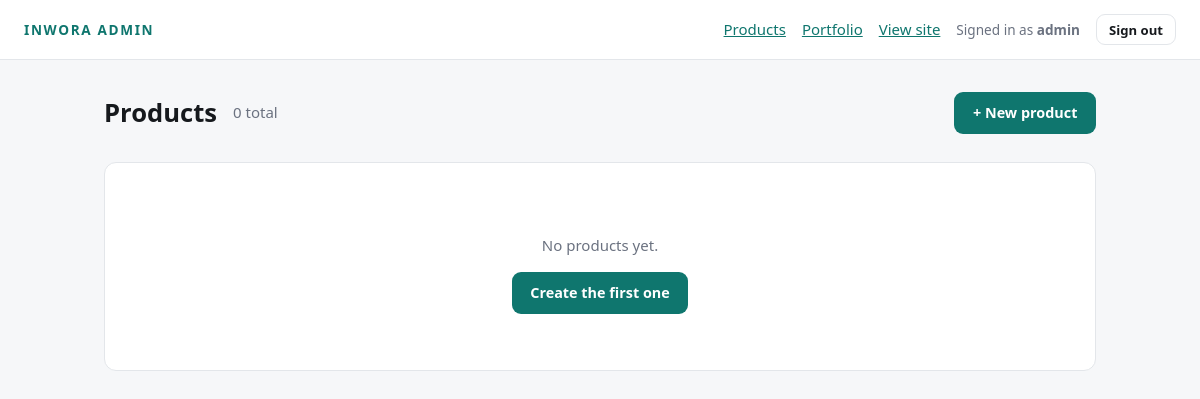
/admin/products (signed in), run on an earlier commit of the app's database.
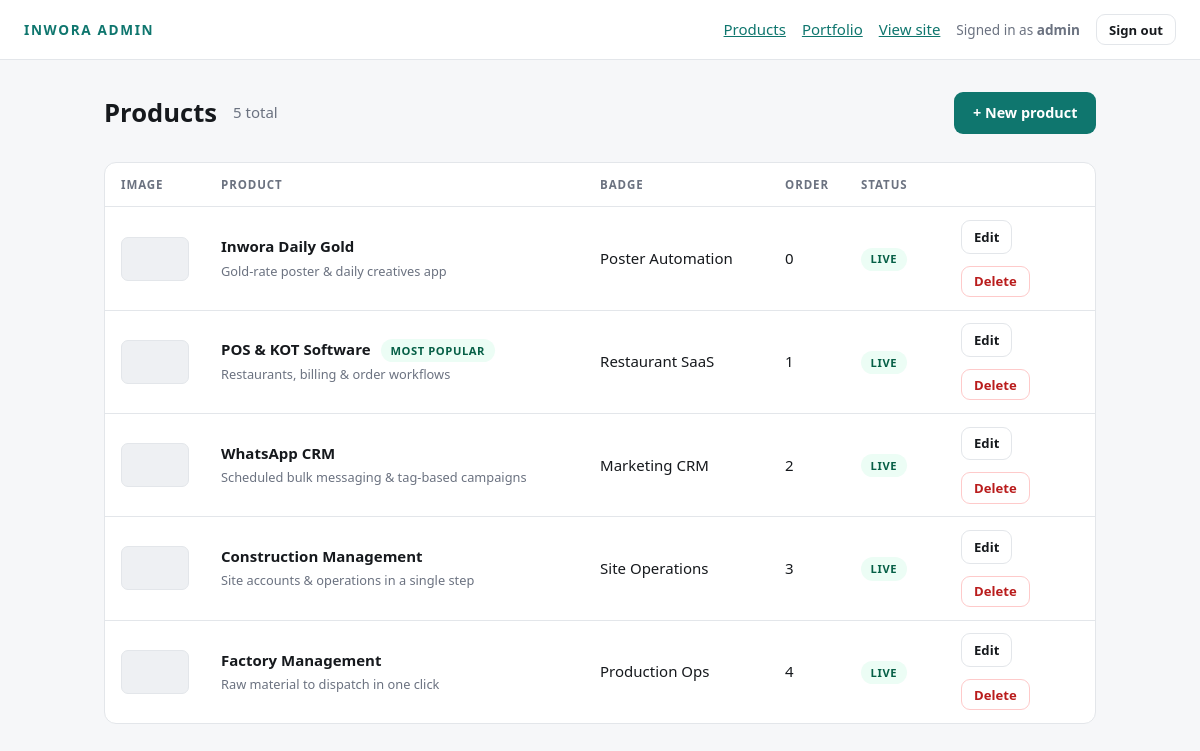
And on a later commit of the database.
### tables this page shows
CREATE TABLE IF NOT EXISTS `products` (
  `id`             INT UNSIGNED NOT NULL AUTO_INCREMENT,
  `slug`           VARCHAR(160) NOT NULL,
  `title`          VARCHAR(200) NOT NULL,
  `subtitle`       VARCHAR(255) NOT NULL DEFAULT '',
  `badge`          VARCHAR(120) NOT NULL DEFAULT '',
  `tagline`        VARCHAR(255) NOT NULL DEFAULT '',
  `description`    TEXT         NOT NULL,
  `overview`       LONGTEXT     NULL,
  `icon`           VARCHAR(60)  NOT NULL DEFAULT 'Boxes',
  `image`          VARCHAR(500) NOT NULL DEFAULT '',
  `video_type`     ENUM('youtube', 'upload') NULL DEFAULT NULL,
  `video_url`      VARCHAR(500) NULL,
  `video_file`     VARCHAR(500) NULL,
  `live_url`       VARCHAR(500) NULL,
  `play_store_url` VARCHAR(500) NULL,
  `is_featured`    TINYINT(1)   NOT NULL DEFAULT 0,
  `sort_order`     INT          NOT NULL DEFAULT 0,
  `is_published`   TINYINT(1)   NOT NULL DEFAULT 1,
  `created_at`     TIMESTAMP    NOT NULL DEFAULT CURRENT_TIMESTAMP,
  `updated_at`     TIMESTAMP    NOT NULL DEFAULT CURRENT_TIMESTAMP ON UPDATE CURRENT_TIMESTAMP,
  PRIMARY KEY (`id`),
  UNIQUE KEY `uq_products_slug` (`slug`),
  KEY `idx_products_listing` (`is_published`, `sort_order`)
);

### admin/controller.php (called while the page is built, shortened)
<?php
require_once dirname(__DIR__) . '/src/helpers.php';
require_once dirname(__DIR__) . '/src/Auth.php';
require_once dirname(__DIR__) . '/src/ProductRepository.php';
function view(string $name, array $data = []): void
{
    extract($data, EXTR_SKIP);
    require __DIR__ . '/views/' . $name . '.php';
    $content = ob_get_clean();
    require __DIR__ . '/views/layout.php';
    exit;
}
function admin_products_index(): void
{
    $repo = new ProductRepository();
    view('products', [
        'title'    => 'Products',
        'products' => $repo->all(),
    ]);
}

### src/helpers.php (called while the page is built, shortened)
<?php
require_once dirname(__DIR__) . '/config/env.php';
function base_url(): string
{
    static $base = null;
    if ($base !== null) {
        return $base;
    }
    $host = $_SERVER['HTTP_HOST'] ?? '';
    $https = (!empty($_SERVER['HTTPS']) && strtolower((string) $_SERVER['HTTPS']) !== 'off')
        || (($_SERVER['HTTP_X_FORWARDED_PROTO'] ?? '') === 'https');
    $prefix = rtrim(parse_url(env('APP_URL', ''), PHP_URL_PATH) ?: '', '/');
    return $base = ($https ? 'https' : 'http') . '://' . $host . $prefix;
}
function url(string $path = ''): string
{
    $cleanPath = '/' . ltrim($path, '/');
    return base_url() . $cleanPath;
}
function e(?string $value): string
{
    return htmlspecialchars($value ?? '', ENT_QUOTES | ENT_SUBSTITUTE, 'UTF-8');
}

### config/env.php (called while the page is built, shortened)
<?php
function env(string $key, ?string $default = null): ?string
{
    if (isset($_ENV[$key])) {
        return $_ENV[$key];
    }
    $value = getenv($key);
    return $value !== false ? $value : $default;
}

### src/Auth.php (called while the page is built, shortened)
<?php
require_once dirname(__DIR__) . '/config/database.php';
require_once __DIR__ . '/helpers.php';
class Auth
{
    public static function check(): bool
    {
        return !empty($_SESSION['admin_id']);
    }
    public static function username(): string
    {
        return $_SESSION['admin_username'] ?? '';
    }
}

### src/ProductRepository.php (called while the page is built, shortened)
<?php
require_once dirname(__DIR__) . '/config/database.php';
require_once __DIR__ . '/helpers.php';
class ProductRepository
{
    private PDO $db;
    public function __construct(?PDO $db = null)
    {
        $this->db = $db ?? db();
    }
    public function all(bool $publishedOnly = false): array
    {
        $sql = 'SELECT * FROM products';
        $sql .= ' ORDER BY sort_order ASC, id ASC';
        $products = $this->db->query($sql)->fetchAll();
        return $this->attachChildren($products);
    }
    private function attachChildren(array $products): array
    {
        if ($products === []) {
            return [];
        }
        return $products;
    }
}

### config/database.php (called while the page is built, shortened)
<?php
require_once __DIR__ . '/env.php';
function db(): PDO
{
    static $pdo = null;
    $dsn = sprintf(
        'mysql:host=%s;port=%d;dbname=%s;charset=utf8mb4',
        env('DB_HOST', '127.0.0.1'),
        env_int('DB_PORT', 3306),
        env('DB_DATABASE', 'inworalanding')
    );
    try {
        $pdo = new PDO($dsn, env('DB_USERNAME', 'root'), env('DB_PASSWORD', ''), [
            PDO::ATTR_ERRMODE            => PDO::ERRMODE_EXCEPTION,
            PDO::ATTR_DEFAULT_FETCH_MODE => PDO::FETCH_ASSOC,
            PDO::ATTR_EMULATE_PREPARES   => false,
        ]);
    } catch (PDOException $e) {
        throw new RuntimeException(
            'Database connection failed. Check the DB_* values in backend/.env and make sure MySQL is running. '
            . 'Original error: ' . $e->getMessage(),
            0,
            $e
        );
    }
    return $pdo;
}

### admin/views/products.php (the view, shortened to what this page needs)
<div class="page-head">
  <h1>Products</h1>
  <span class="muted"><?= count($products) ?> total</span>
  <a class="btn" href="<?= e(url('/admin/products/create')) ?>">+ New product</a>
</div>
<div class="card">
  <?php if ($products === []): ?>
    <div class="empty">
      <p>No products yet.</p>
      <a class="btn" href="<?= e(url('/admin/products/create')) ?>">Create the first one</a>
    </div>
  <?php else: ?>
    <table>
      <thead>
        <tr>
          <th style="width:88px">Image</th>
          <th>Product</th>
          <th class="hide-sm">Badge</th>
          <th class="hide-sm" style="width:70px">Order</th>
          <th style="width:100px">Status</th>
          <th style="width:150px"></th>
        </tr>
      </thead>
      <tbody>
      <?php foreach ($products as $product): ?>
        <tr>
          <td>
            <?php if ($product['image'] !== ''): ?>
              <img class="thumb" src="<?= e(url($product['image'])) ?>" alt="">
            <?php else: ?>
              <span class="thumb"></span>
            <?php endif; ?>
          </td>
          <td>
            <strong><?= e($product['title']) ?></strong>
            <?php if ($product['is_featured']): ?><span class="pill pill-on" style="margin-left:.4rem">Most popular</span><?php endif; ?>
            <br>
            <span class="muted" style="font-size:.8rem"><?= e($product['subtitle']) ?></span>
          </td>
          <td class="hide-sm"><?= e($product['badge']) ?></td>
          <td class="hide-sm"><?= (int) $product['sort_order'] ?></td>
          <td>
            <?php if ($product['is_published']): ?>
              <span class="pill pill-on">Live</span>
            <?php else: ?>
              <span class="pill pill-off">Draft</span>
            <?php endif; ?>
          </td>
          <td>
            <div class="actions">
              <a class="btn btn-outline btn-sm" href="<?= e(url('/admin/products/' . $product['id'] . '/edit')) ?>">Edit</a>
              <form method="post"
                    action="<?= e(url('/admin/products/' . $product['id'] . '/delete')) ?>"
                    style="margin:0"
                    onsubmit="return confirm('Delete &quot;<?= e(addslashes($product['title'])) ?>&quot;? This cannot be undone.')">
                <button class="btn btn-danger btn-sm" type="submit">Delete</button>
              </form>
            </div>
          </td>
        </tr>
      <?php endforeach; ?>
      </tbody>
    </table>
  <?php endif; ?>
</div>

### index.php (shortened to what this page needs)
<?php
require_once __DIR__ . '/config/env.php';
require_once __DIR__ . '/src/helpers.php';
require_once __DIR__ . '/src/Auth.php';
require_once __DIR__ . '/src/ProductRepository.php';
require_once __DIR__ . '/admin/controller.php';
$debug = env_bool('APP_DEBUG', false);
$requestPath = parse_url($_SERVER['REQUEST_URI'] ?? '/', PHP_URL_PATH) ?: '/';
$path = '/' . trim(rawurldecode($requestPath), '/');
$method = $_SERVER['REQUEST_METHOD'] ?? 'GET';
$isApi = str_starts_with($path, '/api');
try {
    dispatch($path, $method, $isApi);
} catch (Throwable $e) {
    error_log('[inwora] ' . $e->getMessage());
    $message = $debug ? $e->getMessage() : 'Something went wrong on the server.';
    if ($isApi) {
        json_response(['error' => $message], 500);
    }
    http_response_code(500);
    echo '<h1>Server error</h1><pre>' . e($message) . '</pre>';
}
function dispatch(string $path, string $method, bool $isApi): void
{
    if (str_starts_with($path, '/admin')) {
        if ($path === '/admin/products' && $method === 'GET') {
            admin_products_index();
        }
    }
}

### admin/views/layout.php (shortened to what this page needs)
<!doctype html>
<html lang="en">
<head>
</head>
<body>
<?php if (Auth::check()): ?>
  <header class="topbar">
    <span class="brand">INWORA Admin</span>
    <nav>
      <a href="<?= e(url('/admin/products')) ?>">Products</a>
      <a href="<?= e(url('/admin/projects')) ?>">Portfolio</a>
      <a href="<?= e(rtrim(env('FRONTEND_URL', '') ?: '#', '/')) ?>" target="_blank" rel="noopener">View site</a>
      <span class="who hide-sm">Signed in as <strong><?= e(Auth::username()) ?></strong></span>
      <form method="post" action="<?= e(url('/admin/logout')) ?>" style="margin:0">
        <button class="btn btn-outline btn-sm" type="submit">Sign out</button>
      </form>
    </nav>
  </header>
<?php endif; ?>
<main>
  <?= $content ?>
</main>
</body>
</html>

### admin/views/layout.php (style rules this page uses)
*, *::before, *::after { box-sizing: border-box; }
:root { --bg: #f6f7f9; --card: #fff; --border: #e3e6ea; --text: #16191d; --muted: #6b7280; --primary: #0f766e; --primary-dark: #115e57; --danger: #b91c1c; --radius: 12px; }
body { margin: 0; background: var(--bg); color: var(--text); font: 15px/1.55 system-ui, -apple-system, "Segoe UI", Roboto, sans-serif; }
a { color: var(--primary); }
header.topbar { background: #fff; border-bottom: 1px solid var(--border); padding: 0 1.5rem; display: flex; align-items: center; gap: 1.5rem; height: 60px; position: sticky; top: 0; z-index: 10; }
.brand { font-weight: 800; letter-spacing: .12em; font-size: .85rem; text-transform: uppercase; color: var(--primary); }
.topbar nav { display: flex; gap: 1rem; margin-left: auto; align-items: center; }
.topbar .who { color: var(--muted); font-size: .85rem; }
main { max-width: 1040px; margin: 0 auto; padding: 2rem 1.5rem 4rem; }
h1 { font-size: 1.6rem; margin: 0; }
.page-head { display: flex; align-items: center; gap: 1rem; margin-bottom: 1.75rem; flex-wrap: wrap; }
.card { background: var(--card); border: 1px solid var(--border); border-radius: var(--radius); }
.btn { display: inline-flex; align-items: center; gap: .45rem; border: 1px solid transparent; background: var(--primary); color: #fff; padding: .55rem 1.1rem; border-radius: 9px; font-size: .9rem; font-weight: 600; cursor: pointer; text-decoration: none; font-family: inherit; }
.btn-outline { background: #fff; color: var(--text); border-color: var(--border); }
.btn-danger { background: #fff; color: var(--danger); border-color: #fecaca; }
.btn-sm { padding: .35rem .75rem; font-size: .82rem; }
table { width: 100%; border-collapse: collapse; }
th, td { text-align: left; padding: .8rem 1rem; border-bottom: 1px solid var(--border); vertical-align: middle; }
th { font-size: .72rem; text-transform: uppercase; letter-spacing: .08em; color: var(--muted); }
tbody tr:last-child td { border-bottom: 0; }
.thumb { width: 68px; height: 44px; object-fit: cover; border-radius: 7px; border: 1px solid var(--border); background: #eef0f3; display: block; }
.pill { display: inline-block; padding: .18rem .6rem; border-radius: 999px; font-size: .7rem; font-weight: 700; letter-spacing: .05em; text-transform: uppercase; }
.pill-on { background: #ecfdf5; color: #065f46; }
.muted { color: var(--muted); }
.actions { display: flex; gap: .75rem; align-items: center; flex-wrap: wrap; }
.empty { padding: 3.5rem 1rem; text-align: center; color: var(--muted); }

What changed in the data, as far as the page shows it:
added products: title "Inwora Daily Gold", subtitle "Gold-rate poster & daily creatives app", badge "Poster Automation", sort_order "0", is_published "LIVE"
added products: title "POS & KOT Software", is_featured "MOST POPULAR", subtitle "Restaurants, billing & order workflows", badge "Restaurant SaaS", sort_order "1", is_published "LIVE"
added products: title "WhatsApp CRM", subtitle "Scheduled bulk messaging & tag-based campaigns", badge "Marketing CRM", sort_order "2", is_published "LIVE"
added products: title "Construction Management", subtitle "Site accounts & operations in a single step", badge "Site Operations", sort_order "3", is_published "LIVE"
added products: title "Factory Management", subtitle "Raw material to dispatch in one click", badge "Production Ops", sort_order "4", is_published "LIVE"
Also different on the page:
count($products): "0" → "5"
text no longer shown: "No products yet. Create the first one"
text now shown: "IMAGE PRODUCT BADGE ORDER STATUS"
